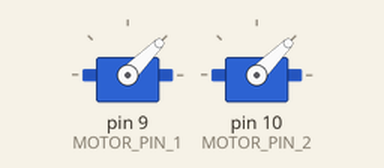
Simulated run of this sketch. Board: Arduino Uno, built with avr-gcc and run on an emulated ATmega328P. Shown: 2 × servo.

Above: at 0.05 s.
Timing chart, 0 to 3.0 s (numbered marks = the images above):
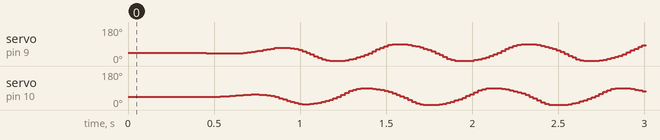

The sketch:

TwoNeuronTwoServos.ino
```cpp
#include <Servo.h>
#include <math.h>

// number of simulation steps
static int nmbSteps;


// global free parameter of the recurrent neural network
static double E;
static double F;
static double P;
static double W;

// activity values of the single neurons
static double a_1;
static double a_2;
static double a_3;
static double o_1;
static double o_2;
static double o_3;

// connectivity values of the recurrent neural network
static double a;
static double b;


// servo
Servo servo_1;
Servo servo_2;
unsigned int servoAngle_1;
unsigned int servoAngle_2;
unsigned int servoAngleTmp_1;
unsigned int servoAngleTmp_2;
const unsigned int MIN_SERVO_ANGLE = 2;
const unsigned int MAX_SERVO_ANGLE = 180;
const unsigned char MOTOR_PIN_1 = 9;
const unsigned char MOTOR_PIN_2 = 10;
const unsigned int  MOTOR_PAUSE = 10;


void setup() {
  // put your setup code here, to run once:

  //Serial.begin(9600);
  servo_1.attach(MOTOR_PIN_1);
  servo_1.write(45);
  servo_2.attach(MOTOR_PIN_2);
  servo_2.write(45);
  delay(MOTOR_PAUSE);

  getCommandLine();
  setConnectivityParameters();
  resetNeuronActivities();

  servoAngle_1 = 45;
}

void loop() {
  // put your main code here, to run repeatedly:
  updateNeuronActivities();

  int c_1, c_2;
  o_1 = sigmoide(a_1);
  o_2 = sigmoide(a_2);
  c_1 = (o_1 * 60) + 20;
  c_2 = (o_2 * 60) + 20;

  /*
  for (int i = 0; i < c_1; i++) {
    Serial.print(" ");
  } Serial.println("*");
  for (int i = 0; i < c_2; i++) {
    Serial.print(" ");
  } Serial.println("#");
  */

  servoAngleTmp_1 = ((o_1 * 100) - 25) * 1.8;
  servoAngle_1 = servoAngleTmp_1;
  if (servoAngle_1 < MIN_SERVO_ANGLE) {
    servoAngle_1 = MIN_SERVO_ANGLE;
  } else if (servoAngle_1 > MAX_SERVO_ANGLE) {
    servoAngle_1 = MAX_SERVO_ANGLE;
  }

  servo_1.write(servoAngle_1);


  servoAngleTmp_2 = ((o_2 * 100) - 25) * 1.8;
  servoAngle_2 = servoAngleTmp_2;

  if (servoAngle_2 < MIN_SERVO_ANGLE) {
    servoAngle_2 = MIN_SERVO_ANGLE;
  } else if (servoAngle_2 > MAX_SERVO_ANGLE) {
    servoAngle_2 = MAX_SERVO_ANGLE;
  }

  servo_2.write(servoAngle_2);


  delay(MOTOR_PAUSE);


}

void getCommandLine() {
  E = 0.08;
  F = 0.1;
  P = -10.0;
  W = 20.0;
  nmbSteps = 5000;
  return;
}

double sigmoide(double x) {
  double y;
  y = 1.0 / (1 + exp(-x));
  return y;
}

void resetNeuronActivities() {
  a_1 = 0.0002;
  a_2 = 0.003;
  a_3 = 0.001;
}

void setConnectivityParameters() {
  a = (1.0 + E) * 4.0 * cos(F);
  b = (1.0 + E) * 4.0 * sin(F);
}

void updateNeuronActivities() {
  a_1 = a * sigmoide(a_1) + b * sigmoide(a_2) - 0.5 * (a + b);
  a_2 = a * sigmoide(a_2) - b * sigmoide(a_1) + 0.5 * (b - a);
  a_3 = W * sigmoide(a_2) + P;
}
```
